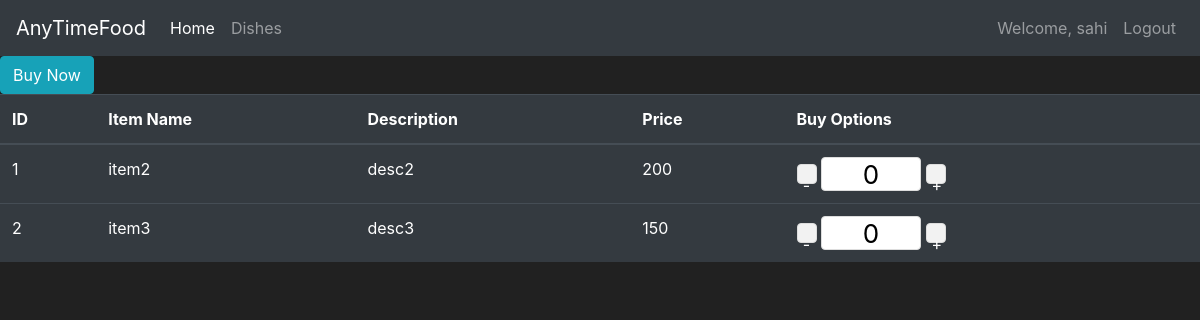
/menu/1 (signed in), run on the app's committed database.
### market/models.py (models this page shows, shortened)
class User(db.Model, UserMixin):
    __tablename__ = 'user'
    id = db.Column(db.Integer(), primary_key=True)
    username = db.Column(db.String(length=30), nullable=False, unique=True)
    email_address = db.Column(db.String(length=50), nullable=False, unique=True)
    password_hash = db.Column(db.String(length=60), nullable=False)
    budget = db.Column(db.Integer(), nullable=False, default=1000)
    orders = db.relationship('Order', backref='user', lazy=True)
    @property
    def password(self):
        return self.password

class Item(db.Model):
    __tablename__ = 'item'
    id = db.Column(db.Integer(), primary_key=True)
    name = db.Column(db.String(length=30), nullable=False, unique=True)
    price = db.Column(db.Integer(), nullable=False)
    description = db.Column(db.String(length=1024), nullable=False, unique=True)
    hotel_id = db.Column(db.Integer, db.ForeignKey('hotel.id'))
    order_id = db.Column(db.Integer, db.ForeignKey('order.id'))
    def __repr__(self):
        return f'Item {self.name}'

### market/routes.py (the view)
@app.route('/menu/<id>')
@login_required
def menu(id):
    print('laura')
    print(id)
    items=Item.query.filter_by(hotel_id=int(id))
    print('sucess'*100)
    print(items[0])
    return render_template('menu.html', items=items)

### market/models.py (called while the page is built)
@login_manager.user_loader
def load_user(user_id):
    return User.query.get(int(user_id))

### market/templates/menu.html (shortened to what this page needs)
{% extends 'base.html' %}
{% block content %}
      <table class="table table-hover table-dark">
        <thead>
            <tr>
                <th scope="col">ID</th>
                <th scope="col">Item Name</th>
                <th scope="col">Description</th>
                <th scope="col">Price</th>
                <th scope="col">Buy Options</th>
            </tr>
        </thead>
        <tbody>
            {% for item in items %}
                <tr >
                    <td class="Item {{item.id}}">{{ item.id }}</td>
                    <td>{{ item.name }}</td>
                    <td>{{ item.description }}</td>
                    <td>{{ item.price }}</td>
                    <td>
                        <div class="number">
                            <span class="minus {{item.id}}">-</span>
                            <input type="text" value="0"/>
                            <span class="plus {{item.id}}">+</span>
                        </div>
                    </td>
                </tr>
                {% endfor %}
                <button class="btn btn-outline btn-info" id="btn_submit" >Buy Now</button>
        </tbody>
    </table>
{% endblock %}

### market/templates/base.html (shortened to what this page needs)
<!doctype html>
<html lang="en">
   <head>
      <link rel="stylesheet" href="https://cdn.jsdelivr.net/npm/bootstrap@4.5.3/dist/css/bootstrap.min.css">
   </head>
   <body>
    <nav class="navbar navbar-expand-md navbar-dark bg-dark">
      <a class="navbar-brand" href="#">AnyTimeFood
      </a>
      <div class="collapse navbar-collapse" id="navbarNav">
        <ul class="navbar-nav mr-auto">
            <li class="nav-item active">
                <a class="nav-link" href="{{ url_for('home_page') }}">Home <span class="sr-only">(current)</span></a>
            </li>
            <li class="nav-item">
                <a class="nav-link" href="{{ url_for('market_page') }}">Dishes</a>
            </li>
        </ul>
          {% if current_user.is_authenticated %}
            <ul class="navbar-nav">
                <li class="nav-item">
                    <a class="nav-link">Welcome, {{ current_user.username }}</a>
                </li>
                <li class="nav-item">
                    <a class="nav-link" href="{{ url_for('logout_page') }}">Logout</a>
                </li>
            </ul>
          {% endif %}
      </div>
    </nav>
      {% block content %}
      {% endblock %}
   </body>
</html>

### market/templates/menu.html (style rules this page uses)
span { cursor:pointer; }
.minus, .plus { width:20px; height:20px; background:#f2f2f2; border-radius:4px; padding:8px 5px 8px 5px; border:1px solid #ddd; display: inline-block; vertical-align: middle; text-align: center; }
input { height:34px; width: 100px; text-align: center; font-size: 26px; border:1px solid #ddd; border-radius:4px; display: inline-block; vertical-align: middle; }

### market/templates/base.html (style rules this page uses)
body { background-color: #212121; color: white }

### data on the page
User: username "sahi"
Item: id "1", name "item2", description "desc2", price "200"
Item: id "2", name "item3", description "desc3", price "150"
